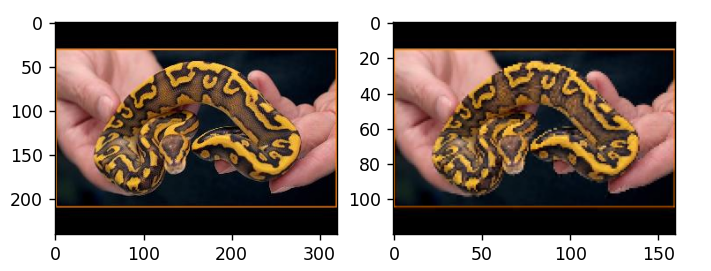

This figure's Python source:
import numpy as np
import imageio as img
import matplotlib.pyplot as plt

def zoomPlus(image, factor):
    height, width = image.shape[:2]
    new_height = int(height / factor)
    new_width = int(width / factor)
    imgZoom = np.zeros((new_height, new_width, 3), dtype=image.dtype)

    for y in range(new_height):
        for x in range(new_width):
            ori_y = int(y * factor)
            ori_x = int(x * factor)
            
            ori_y = min(ori_y, height - 1)
            ori_x = min(ori_x, width - 1)

            imgZoom[y, x] = image[ori_y, ori_x]

    return imgZoom

image = img.imread("C:\\Users\\muham\\Downloads\\sddefault.jpg")
skala = 2.0

imgZoom = zoomPlus(image, skala)
img.imwrite("C:\\Users\\muham\\OneDrive\\Gambar\\534826.jpg", imgZoom)
plt.subplot(1, 2, 1)
plt.imshow(image)

plt.subplot(1, 2, 2)
plt.imshow(imgZoom)
plt.show()
